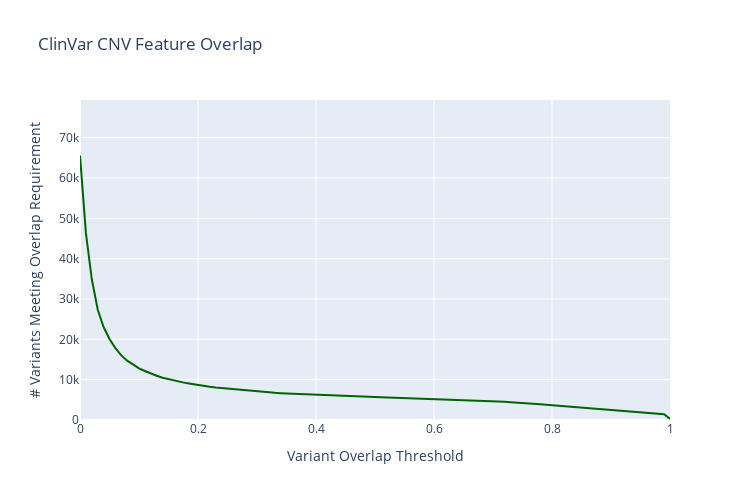

Notebook code cell kept with this figure:
### Code cell
fig = go.Figure()

thrs = list(np.arange(0, 1.01, 0.01))
vals = []

for thr in thrs:
    vals.append(len(dv[dv["cds_overlap_fraction"] > thr]))
fig.add_trace(
    go.Scatter(
        x=thrs,
        y=vals,
        name="CDS-Intersected",
        marker_color="DarkGreen",
    )
)


fig.update_xaxes(title="Variant Overlap Threshold", range=[0, 1])
fig.update_yaxes(title="# Variants Meeting Overlap Requirement", range=[0, len(dv)])
fig.update_layout(
    title="ClinVar CNV Feature Overlap",
    height=500,
    width=750,
    legend=dict(x=1, xanchor="right", bgcolor="rgba(0,0,0,0)"),
)
fig.show()

### Figure 1 — Plotly figure (JSON) as saved in the notebook; plotly's stock layout.template omitted (floating-point values rounded to 4 significant figures)
{"data": [{"marker": {"color": "DarkGreen"}, "name": "CDS-Intersected", "type": "scatter", "x": [0, 0.01, 0.02, 0.03, 0.04, 0.05, 0.06, 0.07, 0.08, 0.09, 0.1, 0.11, 0.12, 0.13, 0.14, 0.15, 0.16, 0.17, 0.18, 0.19, 0.2, 0.21, 0.22, 0.23, 0.24, 0.25, 0.26, 0.27, 0.28, 0.29, 0.3, 0.31, 0.32, 0.33, 0.34, 0.35, 0.36, 0.37, 0.38, 0.39, 0.4, 0.41, 0.42, 0.43, 0.44, 0.45, 0.46, 0.47, 0.48, 0.49, 0.5, 0.51, 0.52, 0.53, 0.54, 0.55, 0.56, 0.57, 0.58, 0.59, 0.6, 0.61, 0.62, 0.63, 0.64, 0.65, 0.66, 0.67, 0.68, 0.69, 0.7, 0.71, 0.72, 0.73, 0.74, 0.75, 0.76, 0.77, 0.78, 0.79, 0.8, 0.81, 0.82, 0.83, 0.84, 0.85, 0.86, 0.87, 0.88, 0.89, 0.9, 0.91, 0.92, 0.93, 0.94, 0.95, 0.96, 0.97, 0.98, 0.99, 1], "y": [65572, 46382, 34881, 27398, 23043, 20100, 17828, 16020, 14700, 13648, 12801, 12142, 11515, 10957, 10493, 10124, 9764, 9437, 9145, 8907, 8635, 8397, 8222, 8049, 7905, 7737, 7567, 7430, 7290, 7153, 7028, 6923, 6823, 6731, 6652, 6580, 6510, 6446, 6369, 6304, 6241, 6175, 6103, 6064, 5995, 5941, 5876, 5834, 5785, 5725, 5688, 5631, 5581, 5541, 5501, 5462, 5426, 5391, 5329, 5281, 5241, 5196, 5142, 5079, 5019, 4955, 4894, 4837, 4774, 4708, 4627, 4579, 4510, 4408, 4334, 4220, 4118, 4015, 3893, 3764, 3643, 3522, 3382, 3275, 3147, 3022, 2902, 2784, 2650, 2529, 2369, 2263, 2135, 2045, 1957, 1890, 1821, 1724, 1585, 1429, 285]}], "layout": {"height": 500, "legend": {"bgcolor": "rgba(0,0,0,0)", "x": 1, "xanchor": "right"}, "title": {"text": "ClinVar CNV Feature Overlap"}, "width": 750, "xaxis": {"range": [0, 1], "title": {"text": "Variant Overlap Threshold"}}, "yaxis": {"range": [0, 79330], "title": {"text": "# Variants Meeting Overlap Requirement"}}}}
